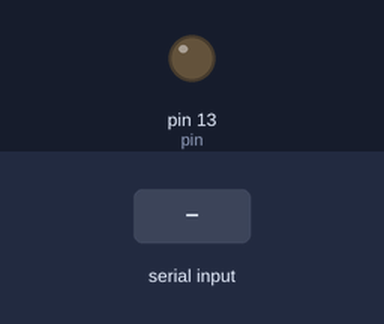
Simulated run of this sketch. Board: Arduino Uno, built with avr-gcc and run on an emulated ATmega328P. Shown: output pins drawn as LEDs (lit = HIGH). The inputs (shaded band) are chosen by the test bench.

Above: at 1.2 s.
1.3 s: "H" received over Serial
At 2.3 s:
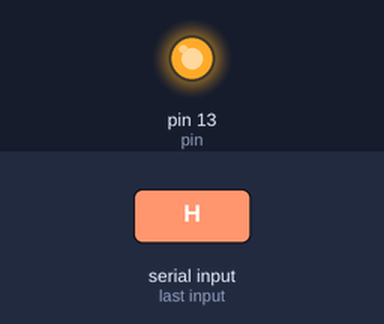
2.8 s: "L" received over Serial
At 3.5 s:
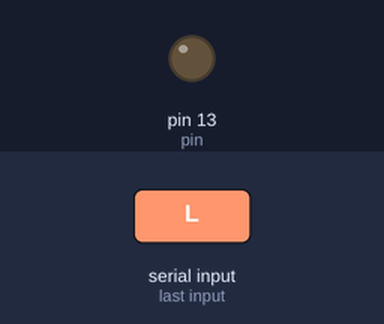
Timing chart, 0 to 5.8 s (numbered marks = the images above; inputs shaded):
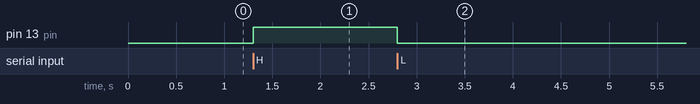

The sketch:

LEDControl.ino
```cpp
int pin=13;
int inp=0;
void setup() {
  // put your setup code here, to run once:
  Serial.begin(9600);
  pinMode(pin,OUTPUT);
}

void loop() {
  // put your main code here, to run repeatedly:
  if(Serial.available()>0)
  {
    inp=Serial.read();
    if(inp=='H')
      digitalWrite(pin,HIGH);
    else if (inp=='L')
      digitalWrite(pin,LOW);
  }
}
```

Measured:
- after the input at 1.3 s, pin 13 (pin): LOW → HIGH at once
- after the input at 2.8 s, pin 13 (pin): HIGH → LOW at once
